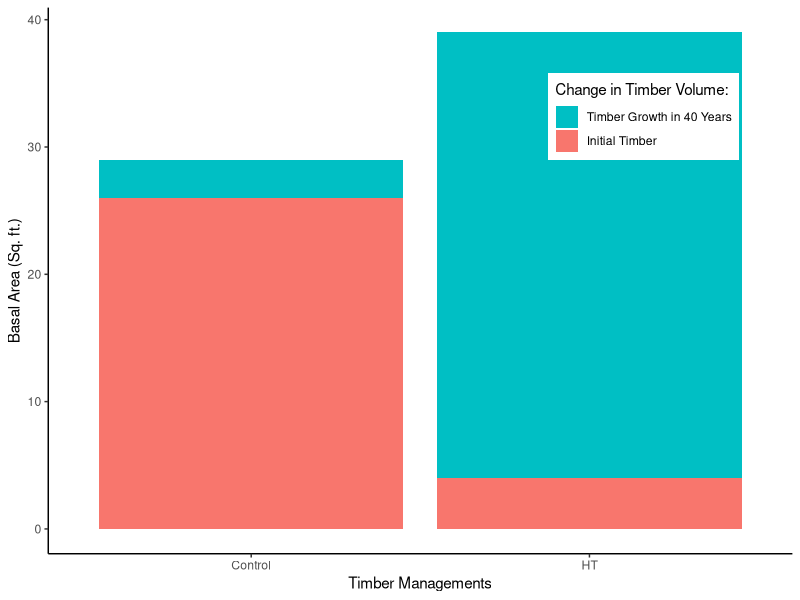
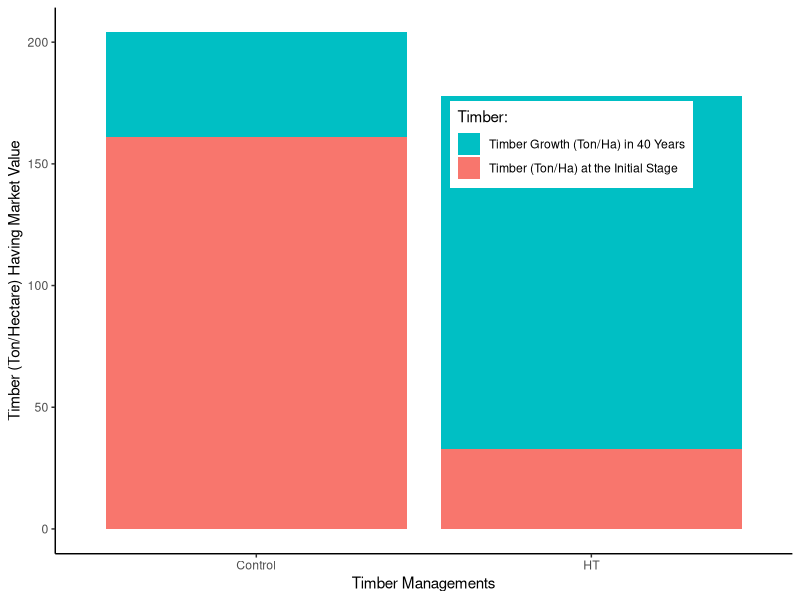

The R script that drew these images, in order:
rm(list = ls())
library(dplyr)
library(ggplot2)
library(scales)
library(reshape2)

# Data:
cf <- "
Treatments year	InitialBA	merch	saw pulp
Control	1984.0	26.0	161.0	120.0	41.0
HT 1984.0	4.0	33.0	33.0	0.0
HT2 1984.0	5.0	41.0	40.0	1.0
HT3	1984.0	3.0	28.0	28.0	0.0
HT4	1984.0	4.0	31.0	31.0	0.0
Control	2024.0	29.0	204.0	154.0	50.0
HT	2024.0	39.0	178.0	79.0	99.0
HT2	2024.0	7.0	66.0	65.0	0.0
HT3	2024.0	6.0	51.0	50.0	1.0
HT4	2024.0	23.0	129.0	123.0	5.0
"
df <- (read.table(text = cf,
                  sep = "",
                  header = TRUE))
df

# Basal Area Plotting:
baplot <- df %>%
mutate(`BA Growth` = ifelse(year == 1984, 0,
    InitialBA[year == 2024] -
      InitialBA[year == 1984]
  )) %>%
  select(Treatments, year, InitialBA, `BA Growth`) %>%
  melt(id = c("Treatments", "year")) %>%
  filter(Treatments == "Control" |
    #Treatments == "HT4" |
    Treatments == "HT") %>%
    mutate(value = ifelse(
      year == 2024 & variable == "InitialBA",
          0, value),
          value = ifelse(
      year == 1984 & variable == "`BA Growth`",
          0, value),
          variable = ifelse(variable == "InitialBA",
                                        "Initial Timber",
                                        "Timber Growth in 40 Years"))
baplot

ggplot(data = baplot, 
       mapping = aes(
         x = Treatments,
         y = value,
         fill = variable)) +
  theme_classic() +
  geom_bar(stat = "identity", 
           position = position_stack(reverse = TRUE)) +
  guides(fill = guide_legend(reverse = TRUE)) +
  scale_fill_discrete(name = "Change in Timber Volume:") +
  xlab("Timber Managements") +
  ylab("Basal Area (Sq. ft.)") +
  theme(legend.position = c(0.80, 0.80))

# Merchantable Timber Plotting:
merchplot <- df %>%
mutate(`Timber Growth` = ifelse(year == 1984, 0,
    merch[year == 2024] -
      merch[year == 1984]
  )) %>%
  select(Treatments, year, merch, `Timber Growth`) %>%
  melt(id = c("Treatments", "year")) %>%
  filter(Treatments == "Control" |
    #Treatments == "HT4" |
    Treatments == "HT") %>%
    mutate(value = ifelse(year == 2024 & variable == "merch",
                          0, value),
           value = ifelse(year == 1984 & variable == "`Timber Growth`",
                          0, value),
           variable = ifelse(variable == "merch",
                             "Timber (Ton/Ha) at the Initial Stage",
                             "Timber Growth (Ton/Ha) in 40 Years"))
merchplot

ggplot(data = merchplot, 
       mapping = aes(x = Treatments,
                     y = value,
                     fill = variable)) +
  theme_classic() +
  geom_bar(stat = "identity", 
           position = position_stack(reverse = TRUE)) +
  guides(fill = guide_legend(reverse = TRUE)) +
  scale_fill_discrete(name = "Timber:") +
  xlab("Timber Managements") +
  ylab("Timber (Ton/Hectare) Having Market Value") +
  theme(legend.position = c(0.70, 0.75))